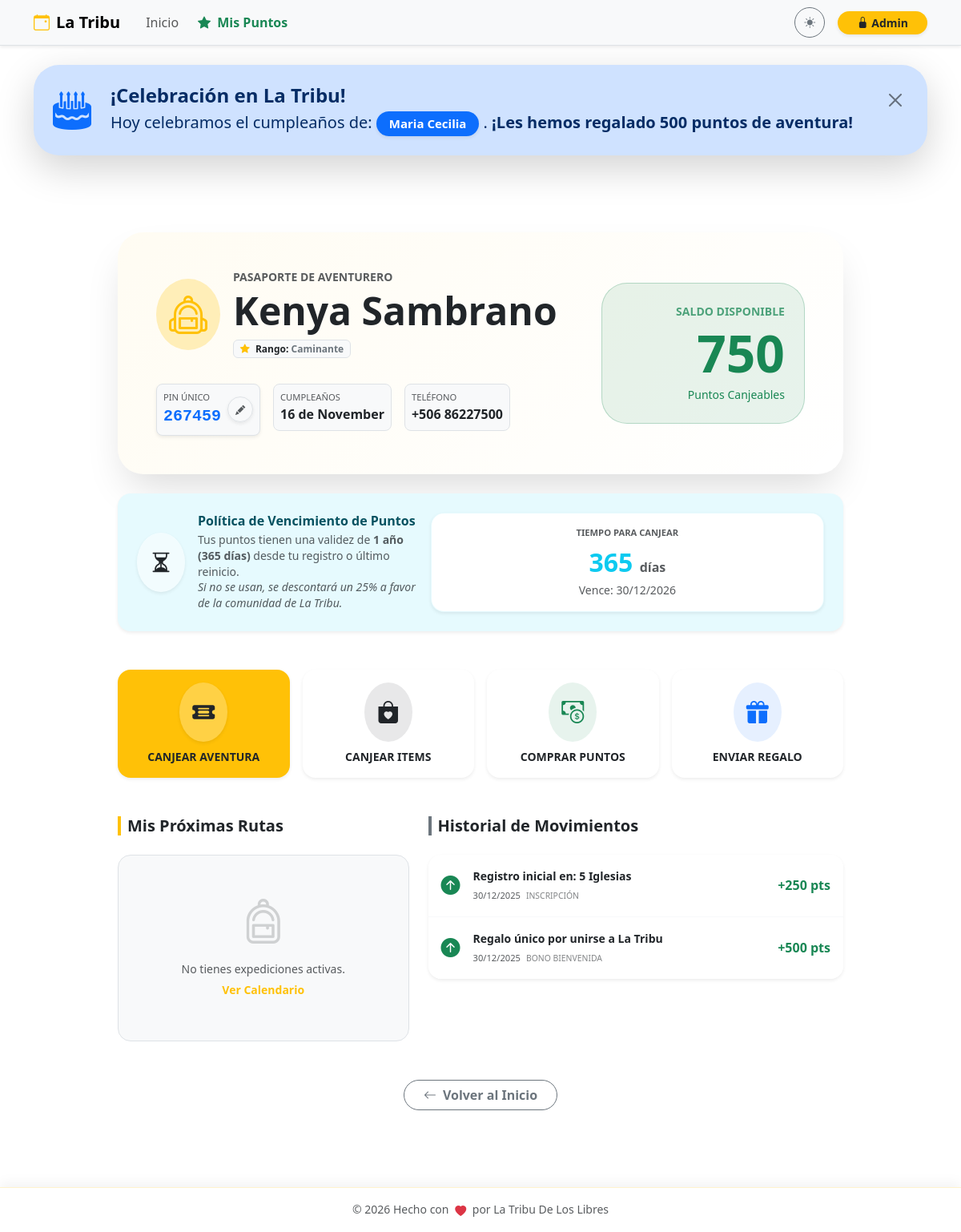
Page /mi-perfil/267459 on the earlier database version.
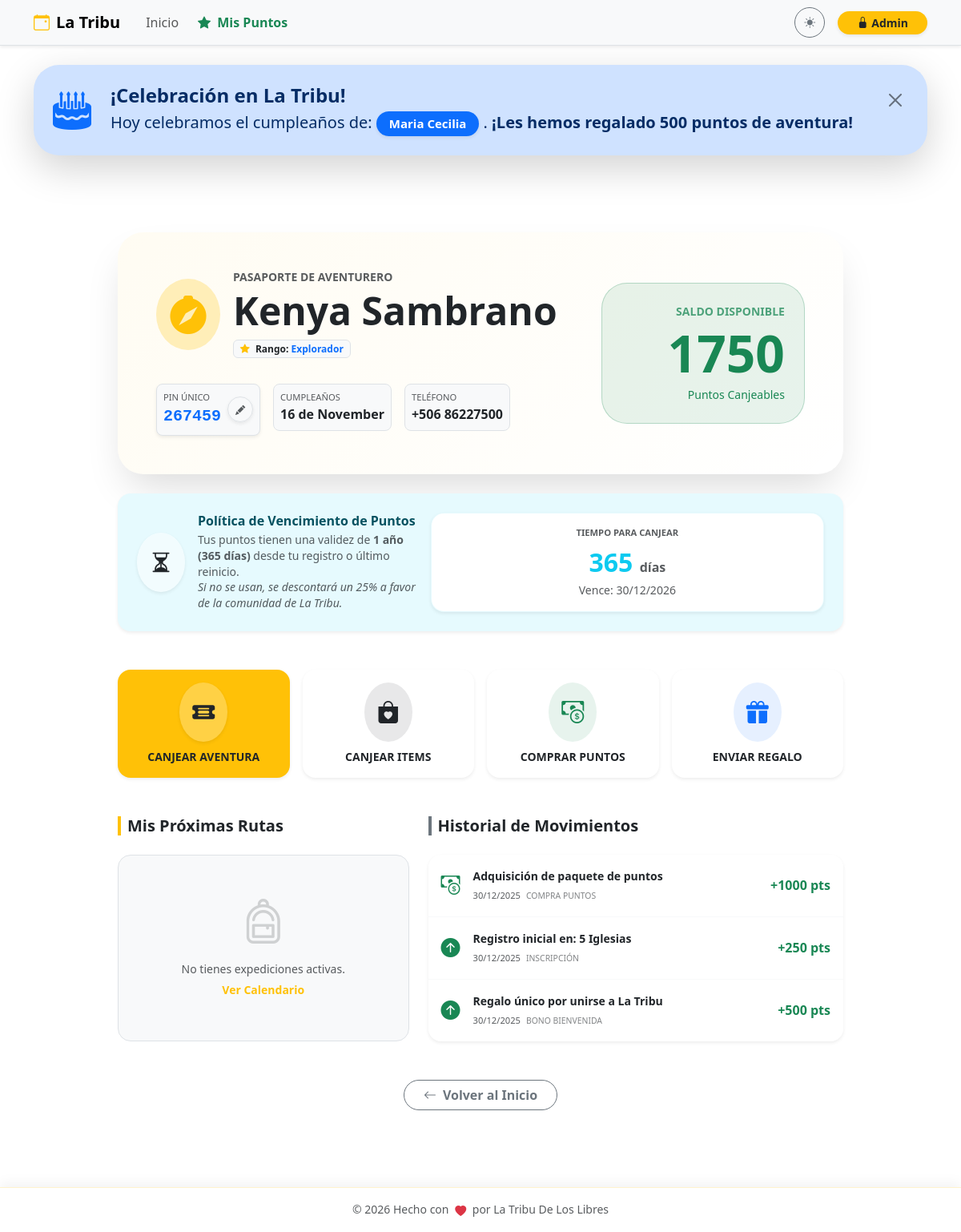
Same page on the later database version.
### db.py (models this page shows)
class Member(db.Model):
    __tablename__ = 'member'
    id = db.Column(db.Integer, primary_key=True)
    pin = db.Column(db.String(6), unique=True, nullable=False)
    nombre = db.Column(db.String(100), nullable=False)
    apellido1 = db.Column(db.String(100), nullable=False)
    apellido2 = db.Column(db.String(100))
    telefono = db.Column(db.String(20))
    birth_date = db.Column(db.Date)
    puntos_totales = db.Column(db.Integer, default=0)
    ultimo_regalo_bday = db.Column(db.Integer, default=0) # Año del último regalo
    bookings = db.relationship('Booking', backref='member', lazy=True)
    logs = db.relationship('PointLog', backref='member', lazy=True)

class PointLog(db.Model):
    __tablename__ = 'point_log'
    id = db.Column(db.Integer, primary_key=True)
    member_id = db.Column(db.Integer, db.ForeignKey('member.id'), nullable=False)
    transaction_type = db.Column(db.String(50), nullable=False)
    description = db.Column(db.String(200))
    amount = db.Column(db.Integer, nullable=False)
    created_at = db.Column(db.DateTime, default=datetime.utcnow)
    booking_id = db.Column(db.Integer, db.ForeignKey('booking.id'), nullable=True)
    is_penalized = db.Column(db.Boolean, default=False)
    penalty_reason = db.Column(db.String(200))

### perfil.py (the view)
@perfil_bp.route('/mi-perfil/<string:pin>')
def ver_perfil(pin):
    member = Member.query.filter_by(pin=pin).first()
    if not member:
        return render_template('errors/404.html'), 404
    logs = PointLog.query.filter_by(member_id=member.id).order_by(PointLog.created_at.desc()).all()
    proximas_aventuras = []
    bookings = Booking.query.filter_by(member_id=member.id, status='Activo').all()
    today = datetime.now().date()
    for b in bookings:
        if b.event.event_date >= today:
            proximas_aventuras.append(b)
    nivel = "Caminante"
    icono_nivel = "bi-backpack2"
    clase_nivel = "text-secondary"
    pts = member.puntos_totales
    if pts >= 1000 and pts < 3000:
        nivel = "Explorador"
        icono_nivel = "bi-compass-fill"
        clase_nivel = "text-primary"
    elif pts >= 3000:
        nivel = "Leyenda"
        icono_nivel = "bi-trophy-fill"
        clase_nivel = "text-warning"
    cr_time = datetime.utcnow() - timedelta(hours=6)
    fecha_origen = None
    primer_log = PointLog.query.filter_by(member_id=member.id).order_by(PointLog.created_at.asc()).first()
    if primer_log:
        fecha_origen = primer_log.created_at.date()
    else:
        fecha_origen = cr_time.date()
    fecha_vencimiento = fecha_origen + timedelta(days=365)
    dias_restantes = (fecha_vencimiento - cr_time.date()).days
    info_vencimiento = {
        'fecha_limite': fecha_vencimiento,
        'dias_restantes': dias_restantes,
        'vencido': dias_restantes < 0,
        'penalizacion_pendiente': False,
        'monto_penalizacion': 0
    }
    if info_vencimiento['vencido'] and member.puntos_totales > 0:
        info_vencimiento['penalizacion_pendiente'] = True
        info_vencimiento['monto_penalizacion'] = int(member.puntos_totales * 0.25)
    return render_template(
        'perfil.html',
        member=member,
        logs=logs,
        proximas=proximas_aventuras,
        nivel=nivel,
        icono_nivel=icono_nivel,
        clase_nivel=clase_nivel,
        now=cr_time,
        vencimiento=info_vencimiento # Pasamos el objeto de vencimiento
    )

### templates/perfil.html (shortened to what the changed rows need)
{% extends "base.html" %}
{% block content %}
<div class="container py-5 animate__animated animate__fadeIn">
    <div class="row justify-content-center">
        <div class="col-lg-10">
            <div class="card border-0 shadow-2xl rounded-5 overflow-hidden mb-4 bg-white text-dark position-relative">
                <div class="card-body p-4 p-lg-5 position-relative" style="z-index: 1;">
                    <div class="row align-items-center">
                        <div class="col-md-8 mb-4 mb-md-0">
                            <div class="d-flex align-items-center mb-3">
                                <div class="bg-warning bg-opacity-25 text-warning p-3 rounded-circle me-3">
                                    <i class="bi {{ icono_nivel }} display-5"></i>
                                </div>
                                <div>
                                    <h6 class="text-uppercase fw-bold text-muted small mb-1">Pasaporte de Aventurero</h6>
                                    <h1 class="display-5 fw-bold mb-0">{{ member.nombre }} {{ member.apellido1 }}</h1>
                                    <span class="badge bg-light text-dark border mt-2">
                                        <i class="bi bi-star-fill text-warning me-1"></i> Rango: <span class="{{ clase_nivel }} fw-bold">{{ nivel }}</span>
                                    </span>
                                </div>
                            </div>
                            <div class="row g-3 mt-2">
                                <div class="col-auto">
                                    <div class="p-2 border rounded-3 bg-light position-relative pe-5 shadow-sm">
                                        <small class="d-block text-muted x-small text-uppercase">PIN Único</small>
                                        <span class="fw-bold font-monospace fs-5 text-primary">{{ member.pin }}</span>
                                        <button class="btn btn-sm btn-white border position-absolute top-50 end-0 translate-middle-y me-2 rounded-circle shadow-sm hover-scale" style="width: 32px; height: 32px;" data-bs-toggle="modal" data-bs-target="#changePinModal" title="Personalizar PIN">
                                            <i class="bi bi-pencil-fill small text-muted"></i>
                                        </button>
                                    </div>
                                </div>
                                <div class="col-auto">
                                    <div class="p-2 border rounded-3 bg-light">
                                        <small class="d-block text-muted x-small text-uppercase">Cumpleaños</small>
                                        <span class="fw-bold">
                                            {% if member.birth_date %}
                                                {{ member.birth_date.strftime('%d de %B') }}
                                            {% else %}
                                                No registrado
                                            {% endif %}
                                        </span>
                                    </div>
                                </div>
                                <div class="col-auto">
                                    <div class="p-2 border rounded-3 bg-light">
                                        <small class="d-block text-muted x-small text-uppercase">Teléfono</small>
                                        <span class="fw-bold">+506 {{ member.telefono }}</span>
                                    </div>
                                </div>
                            </div>
                        </div>
                        <div class="col-md-4 text-center text-md-end">
                            <div class="p-4 rounded-5 bg-success bg-opacity-10 border border-success border-opacity-25 d-inline-block w-100 position-relative">
                                <small class="text-uppercase fw-bold text-success opacity-75 d-block mb-1">Saldo Disponible</small>
                                <div class="display-3 fw-bold text-success mb-0">{{ member.puntos_totales }}</div>
                                <small class="text-success fw-medium">Puntos Canjeables</small>
                            </div>
                        </div>
                    </div>
                </div>
            </div>
            <div class="row g-4">
                <div class="col-md-7">
                    <div class="card border-0 shadow-sm rounded-4 overflow-hidden">
                        <div class="list-group list-group-flush">
                            {% if logs %}
                                {% for log in logs %}
                                <div class="list-group-item p-3 border-light">
                                    <div class="d-flex justify-content-between align-items-center">
                                        <div class="d-flex align-items-center">
                                            <div class="me-3">
                                                {% if 'Restitución Admin' in log.transaction_type %}
                                                    <i class="bi bi-arrow-counterclockwise text-primary fs-4" title="Restitución"></i>
                                                {% elif 'Donación Admin' in log.transaction_type %}
                                                    <i class="bi bi-gift-fill text-success fs-4" title="Donación Admin"></i>
                                                {% elif 'Penalización Admin' in log.transaction_type %}
                                                    <i class="bi bi-exclamation-triangle-fill text-danger fs-4" title="Eliminación Admin"></i>
                                                {% elif 'Canje' in log.transaction_type %}
                                                    <i class="bi bi-shop text-danger fs-4" title="Canje Realizado"></i>
                                                {% elif log.transaction_type == 'Bono Cumpleaños' %}
                                                    <i class="bi bi-gift-fill text-primary fs-4" title="Regalo de Cumpleaños"></i>
                                                {% elif log.transaction_type == 'Regalo Recibido' %}
                                                    <i class="bi bi-gift-fill text-primary fs-4" title="Regalo de un Amigo"></i>
                                                {% elif log.transaction_type == 'Regalo Enviado' %}
                                                    <i class="bi bi-send-fill text-warning fs-4" title="Regalo Enviado"></i>
                                                {% elif log.transaction_type == 'Compra Puntos' %}
                                                    <i class="bi bi-cash-coin text-success fs-4" title="Compra de Puntos"></i>
                                                {% elif 'Inscripción' in log.transaction_type or 'Bienvenida' in log.transaction_type %}
                                                    <i class="bi bi-arrow-up-circle-fill text-success fs-4" title="Puntos Ganados"></i>
                                                {% elif 'Retiro' in log.transaction_type or 'Penalización' in log.transaction_type %}
                                                    <i class="bi bi-x-circle-fill text-danger fs-4" title="Deducción"></i>
                                                {% elif log.amount > 0 %}
                                                    <i class="bi bi-plus-circle-fill text-success fs-4"></i>
                                                {% else %}
                                                    <i class="bi bi-dash-circle-fill text-danger fs-4"></i>
                                                {% endif %}
                                            </div>
                                            <div>
                                                <div class="fw-bold text-dark small">{{ log.description }}</div>
                                                <small class="text-muted x-small">
                                                    {{ log.created_at.strftime('%d/%m/%Y') }}
                                                    <span class="text-uppercase ms-1 opacity-75" style="font-size: 0.65rem;">{{ log.transaction_type }}</span>
                                                </small>
                                            </div>
                                        </div>
                                        <div class="text-end">
                                            <span class="fw-bold fs-6 {{ 'text-success' if log.amount > 0 else 'text-danger' }}">
                                                {{ '+' if log.amount > 0 }}{{ log.amount }} pts
                                            </span>
                                        </div>
                                    </div>
                                </div>
                                {% endfor %}
                            {% else %}
                                <div class="p-4 text-center text-muted small">
                                    Aún no hay movimientos registrados.
                                </div>
                            {% endif %}
                        </div>
                    </div>
                </div>
            </div>
        </div>
    </div>
</div>
                {% set friends_bday = [] %}
                {% if birthdays_today %}
                    {% for b in birthdays_today %}
                        {% if b.id != member.id %}
                            {% set _ = friends_bday.append(b) %}
                        {% endif %}
                    {% endfor %}
                {% endif %}
{% endblock %}

### templates/base.html (shortened to what the changed rows need)
<!DOCTYPE html>
<html lang="es" data-bs-theme="light">
<head>
    <link href="https://cdn.jsdelivr.net/npm/bootstrap@5.3.2/dist/css/bootstrap.min.css" rel="stylesheet">
    <link rel="stylesheet" href="https://cdn.jsdelivr.net/npm/bootstrap-icons@1.11.1/font/bootstrap-icons.css">
    <link rel="stylesheet" href="https://cdnjs.cloudflare.com/ajax/libs/animate.css/4.1.1/animate.min.css"/>
</head>
<body>
    <main class="container py-4">
        {% if birthdays_today %}
        <div class="alert alert-primary alert-dismissible fade show border-0 shadow-lg rounded-5 mb-5 animate__animated animate__bounceIn" role="alert">
            <div class="d-flex align-items-center p-2">
                <div>
                    <p class="mb-0 fs-5">
                        Hoy celebramos el cumpleaños de:
                        {% for m in birthdays_today %}
                        <span class="badge bg-primary text-white px-3 py-2 rounded-pill shadow-sm">{{ m.nombre }} {{ m.apellido1 }}</span>{{ ", " if not loop.last }}
                        {% endfor %}.
                        <span class="fw-bold">¡Les hemos regalado 500 puntos de aventura!</span>
                    </p>
                </div>
            </div>
        </div>
        {% endif %}
        {% block content %}{% endblock %}
    </main>
</body>
</html>

Differences in the rows shown:
changed Member "Kenya": puntos_totales "750" → "1750"
added PointLog: description "Adquisición de paquete de puntos", created_at "30/12/2025", transaction_type "COMPRA PUNTOS", amount "+", amount "1000"
Other differences:
{{ nivel }}: "Caminante" → "Explorador"
